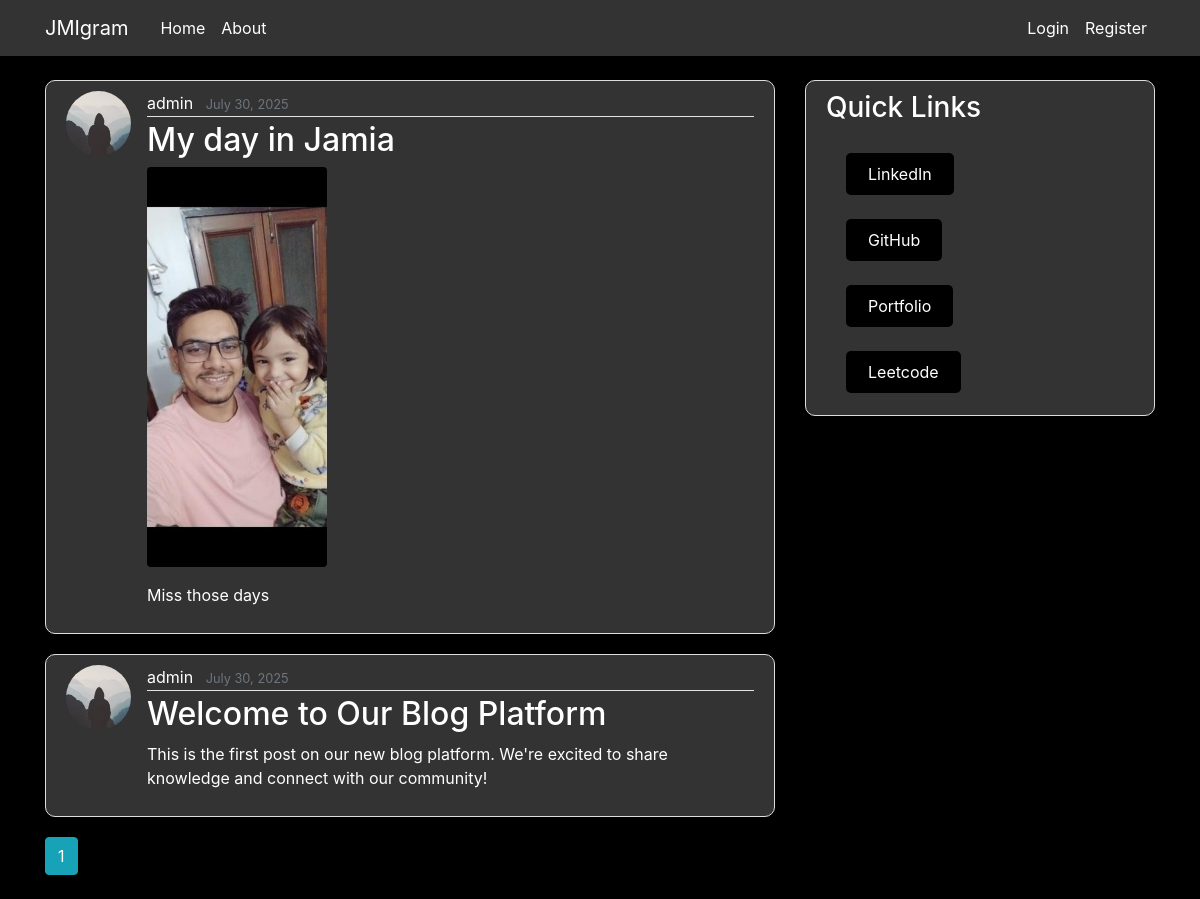
The page /home on the database its author committed.
### flaskblog/models.py (models this page shows, shortened)
class Post(db.Model):
    id = db.Column(db.Integer, primary_key=True)
    is_under_review = db.Column(db.Boolean, default=False)
    title = db.Column(db.String(100), nullable=False)
    content = db.Column(db.Text, nullable=True)  # Text post
    image_file = db.Column(db.String(120), nullable=True)  # Optional image
    date_posted = db.Column(db.DateTime, nullable=False, default=datetime.utcnow)
    user_id = db.Column(db.Integer, db.ForeignKey('user.id'), nullable=False)

class User(db.Model, UserMixin):
    id = db.Column(db.Integer, primary_key=True)
    username = db.Column(db.String(20), unique=True, nullable=False)
    email = db.Column(db.String(120), unique=True, nullable=False)
    image_file = db.Column(db.String(20), nullable=False, default='default.jpg')
    password = db.Column(db.String(60), nullable=False)
    is_admin = db.Column(db.Boolean, default=False)  # <-- Add this
    role=db.Column(db.String(30),default="Student")
    posts = db.relationship('Post', backref='author', lazy=True)

### flaskblog/routes.py (the view)
@app.route("/")
@app.route("/home")
def home():
    form = EmptyForm()  # Add this line
    page = request.args.get('page', 1, type=int)
    if current_user.is_authenticated and (current_user.is_admin or current_user.role == 'Police'):
        posts = Post.query.order_by(Post.date_posted.desc()).paginate(page=page, per_page=5)
    else:
        posts = Post.query.filter_by(is_under_review=False).order_by(Post.date_posted.desc()).paginate(page=page, per_page=5)
    return render_template('home.html', posts=posts, form=form)

### flaskblog/templates/home.html (shortened to what this page needs)
{% extends "layout.html" %}
{% block content %}
  {% for post in posts.items %}
  <article class="media content-section">
    <img class="rounded-circle article-img" src="{{ url_for('static', filename='profile_pic/' + post.author.image_file) }}">
    <div class="media-body">
      <div class="article-metadata">
        <a class="mr-2 name" href="{{ url_for('user_posts', username=post.author.username) }}">{{ post.author.username }}</a>
        <small class="text-muted" style="color: white;">{{ post.date_posted.strftime('%B %d, %Y') }}</small>
      </div>
      <h2>
        <a class="article-title" href="{{ url_for('post', post_id=post.id) }}">{{ post.title }}</a>
      </h2>
      {% if post.image_file %}
        <div class="mb-3">
          <img src="{{ url_for('static', filename='post_images/' + post.image_file) }}"
               class="img-fluid rounded" alt="Post image"
               style="max-width: 100%; height: auto; max-height: 400px; object-fit: cover;">
        </div>
      {% endif %}
      {% if post.content %}
        <p class="article-content" style="color: white;">{{ post.content }}</p>
      {% endif %}
    </div>
  </article>
  {% endfor %}
  {% for page_num in posts.iter_pages(left_edge=1, right_edge=1, left_current=1, right_current=2) %}
    {% if page_num %}
      {% if posts.page == page_num %}
        <a class="btn btn-info mb-4" href="{{ url_for('home', page=page_num) }}">{{ page_num }}</a>
      {% else %}
        <a class="btn btn-outline-info mb-4" href="{{ url_for('home', page=page_num) }}">{{ page_num }}</a>
      {% endif %}
    {% else %}
      ...
    {% endif %}
  {% endfor %}
{% endblock content %}

### flaskblog/templates/layout.html (shortened to what this page needs)
<!DOCTYPE html>
<html lang="en">
  <head>
    <link
      href="https://cdn.jsdelivr.net/npm/bootstrap@5.3.7/dist/css/bootstrap.min.css"
      rel="stylesheet"
    />
    <link href="https://cdn.jsdelivr.net/npm/bootstrap@4.6.0/dist/css/bootstrap.min.css" rel="stylesheet">
    <link rel="stylesheet" href="{{ url_for('static', filename='main.css') }}">
  </head>
  <body style="background-color: black;">
    <header class="site-header">
      <nav class="navbar navbar-expand-md navbar-dark bg-steel fixed-top" style="color: #333;">
        <div class="container">
          <a class="navbar-brand mr-4" href="/">JMIgram</a>
          <div class="collapse navbar-collapse" id="navbarToggle">
            <div class="navbar-nav mr-auto">
              <a class="nav-item nav-link" href="{{url_for('home')}}">Home</a>
              <a class="nav-item nav-link" href="{{url_for('about')}}">About</a>
            </div>
            <div class="navbar-nav">
              {% if current_user.is_authenticated %}
               <a class="nav-item nav-link" href="{{url_for('new_post')}}">New Post</a>
              <a class="nav-item nav-link" href="{{url_for('account')}}">Account</a>
              <a class="nav-item nav-link" href="{{url_for('logout')}}">Logout</a>
              <a class="nav-item nav-link" href="{{url_for('search')}}">Search</a>
              {% else %}
              <a class="nav-item nav-link" href="{{url_for('login')}}">Login</a>
              <a class="nav-item nav-link" href="{{url_for('register')}}">Register</a>
              {% endif %}
            </div>
          </div>
        </div>
      </nav>
    </header>
    <main role="main" class="container">
      <div class="row">
        <div class="col-md-8">
          {% block content %}{% endblock %}
        </div>
        <div class="col-md-4">
          <div class="content-section">
            <h3 style="color: white;">Quick Links</h3>
            <ul class="list-group">
              <li class="list-group-item list-group-item-light " style="background: #333; border: 0px;">
                <button class="myedit"><a class="nav-item nav-link" href="https://www.linkedin.com/in/furkankhan16/">LinkedIn</a></button>
              </li>
              <li class="list-group-item list-group-item-light " style="background: #333; border: 0px;">
                <button class="myedit"><a class="nav-item nav-link" href="https://github.com/FurkanKhann/BlogApp">GitHub</a></button>
              </li>
              <li class="list-group-item list-group-item-light " style="background: #333; border: 0px;">
                <button class="myedit"><a class="nav-item nav-link" href="https://furkankhann.github.io/Furkan/">Portfolio</a></button>
              </li>
              <li class="list-group-item list-group-item-light " style="background: #333; border: 0px;">
               <button class="myedit"><a class="nav-item nav-link" href="https://leetcode.com/u/SillyBillyy/ myedit">Leetcode</a></button>
              </li>
            </ul>
          </div>
        </div>
      </div>
    </main>
  </body>
</html>

### flaskblog/static/main.css (style rules this page uses)
body { background: #fafafa; color: #333333; margin-top: 5rem; }
h1, h2, h3, h4, h5, h6 { color: #444444; }
.bg-steel { background-color: #5f788a; }
.site-header .navbar-nav .nav-link { color: #cbd5db; }
.content-section { background: #ffffff; padding: 10px 20px; border: 1px solid #dddddd; border-radius: 3px; margin-bottom: 20px; }
.article-title { color: white; }
.article-content { white-space: pre-line; }
.article-img { height: 65px; width: 65px; margin-right: 16px; }
.article-metadata { padding-bottom: 1px; margin-bottom: 4px; border-bottom: 1px solid #e3e3e3 }
.content-section { border-radius: 10px; background-color: #333; }
.myedit { border-radius: 5px; border: white; color: white; background: black; }
.name { color: white; }
.bg-steel { background: #333; }

### flaskblog/templates/layout.html (style rules this page uses)
label, .form-control, .form-check-label, .form-check-input, .btn, small, a { color: white !important; }

### rows shown on the page
Post: image_file (placeholder picture), author.username "admin", date_posted "July 30, 2025", title "My day in Jamia", image_file (picture), content "Miss those days"
Post: image_file (placeholder picture), author.username "admin", date_posted "July 30, 2025", title "Welcome to Our Blog Platform", content "This is the first post on our new blog platform. We're excited to share knowledge and connect with our community!"

### other values the page prints
{{ page_num }} "1"
